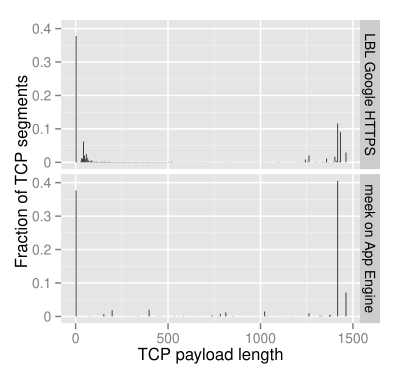

Write the R code that produced this figure.
library(ggplot2)

col.names <- c("t", "src", "sport", "dst", "dport", "dir", "iplen", "datalen", "syn")

x <- cbind(read.table("../traces/lbl.https.goog.dpriv.tcp.log", col.names=col.names), google=T, source="lbl")
x <- rbind(x, cbind(read.table("../traces/lbl.https.non-goog.dpriv.tcp.log", col.names=col.names), google=F, source="lbl"))
x <- rbind(x, cbind(subset(read.table("../traces/meek_tbb_extension_tcp.pcap.tcp.log", col.names=col.names), dport==443), google=T, source="tbb"))

# Print the heavy hitters.
t <- table(x[x$google & x$source=="lbl", ]$datalen)
(t[order(t, decreasing=TRUE)] / sum(t))[1:10]
t <- table(x[x$google & x$source=="tbb", ]$datalen)
(t[order(t, decreasing=TRUE)] / sum(t))[1:10]

# t <- table(x[x$google & x$source=="lbl" & x$dir=="IN", ]$datalen)
# (t[order(t, decreasing=TRUE)] / sum(t))[1:10]
# t <- table(x[x$google & x$source=="lbl" & x$dir=="OUT", ]$datalen)
# (t[order(t, decreasing=TRUE)] / sum(t))[1:10]
# t <- table(x[x$google & x$source=="tbb" & x$dir=="IN", ]$datalen)
# (t[order(t, decreasing=TRUE)] / sum(t))[1:10]
# t <- table(x[x$google & x$source=="tbb" & x$dir=="OUT", ]$datalen)
# (t[order(t, decreasing=TRUE)] / sum(t))[1:10]

binwidth = 5

x <- cbind(x, label=ifelse(x$source=="lbl", "LBL Google HTTPS", "meek on App Engine"))

p <- ggplot(x[x$google, ], aes(datalen))
p <- p + scale_y_continuous(labels = function(y) binwidth * y)
p <- p + xlab("TCP payload length") + ylab("Fraction of TCP segments")
p <- p + facet_wrap(~ label, ncol=1, scales="fixed")
p <- p + geom_histogram(aes(y=..density..), binwidth=binwidth)
ggsave("datalen.pdf", width=4, height=3.75, units="in")
